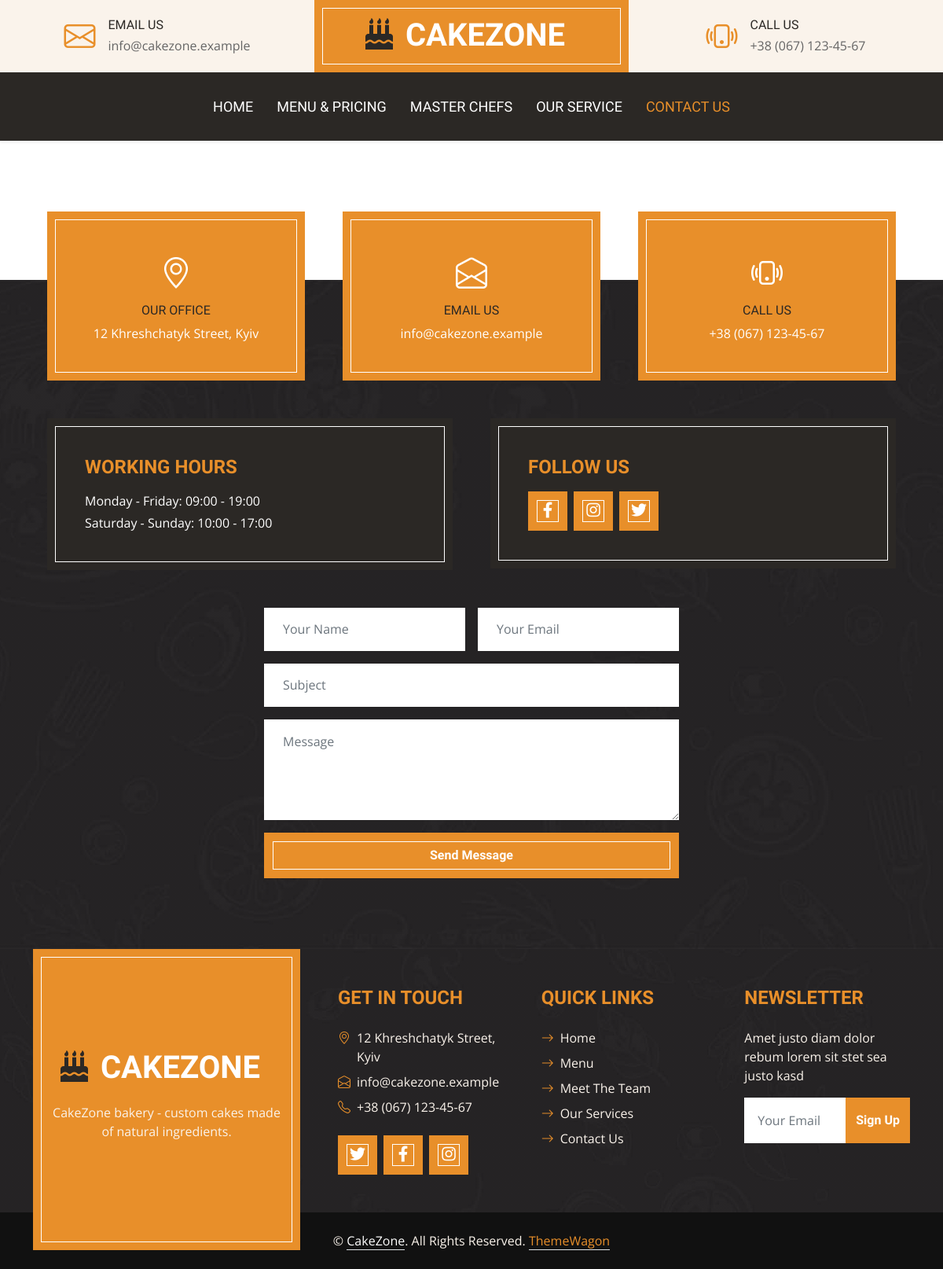
Page /contact/ on the committed database.
### contact/models.py (models this page shows, shortened)
class ContactInfo(models.Model):
    office_address = models.CharField("office address", max_length=250)
    email = models.EmailField("email")
    phone = models.CharField("phone", max_length=30)
    working_hours_weekdays = models.CharField(
        "working hours on weekdays", max_length=100, blank=True, default="09:00 - 19:00"
    )
    working_hours_weekend = models.CharField(
        "working hours on weekend", max_length=100, blank=True, default="10:00 - 17:00"
    )
    facebook = models.URLField("Facebook", blank=True)
    instagram = models.URLField("Instagram", blank=True)
    twitter = models.URLField("Twitter", blank=True)
    map_embed = models.TextField("map embed code", blank=True)
    is_active = models.BooleanField("primary contact", default=True)
    updated_at = models.DateTimeField("updated at", auto_now=True)
    class Meta:
        verbose_name = "contact information"
        verbose_name_plural = "contact information"

### main/models.py (models this page shows, shortened)
class Establishment(models.Model):
    name = models.CharField("name", max_length=100, default="CakeZone")
    slogan = models.CharField("slogan", max_length=200, blank=True)
    short_description = models.CharField("short description", max_length=300, blank=True)
    description = models.TextField("description", blank=True)
    image = models.ImageField("photo", upload_to="establishment/", blank=True)
    years_of_experience = models.PositiveIntegerField("years of experience", default=0)
    cakes_baked = models.PositiveIntegerField("cakes baked", default=0)
    happy_clients = models.PositiveIntegerField("happy clients", default=0)
    master_chefs = models.PositiveIntegerField("master chefs", default=0)
    awards = models.PositiveIntegerField("awards", default=0)
    is_active = models.BooleanField("show on the site", default=True)
    updated_at = models.DateTimeField("updated at", auto_now=True)
    class Meta:
        verbose_name = "establishment"
        verbose_name_plural = "establishment"

### contact/views.py (the view)
# urls.py: path("", views.index, name="index"),
def index(request):
    if request.method == "POST":
        form = ContactMessageForm(request.POST)
        if form.is_valid():
            form.save()
            messages.success(request, _("Thank you! We have received your message."))
            return redirect("contact:index")
    else:
        form = ContactMessageForm()
    context = {
        "contact_info": ContactInfo.objects.filter(is_active=True).first(),
        "form": form,
    }
    return render(request, "contact/contact_us.html", context)

### contact/templates/contact/contact_us.html (shortened to what this page needs)
{% extends "base.html" %}
{% load static %}
{% load i18n %}
{% block content %}
    <div class="container-fluid contact position-relative px-5" style="margin-top: 90px;">
        <div class="container">
            <div class="row g-5 mb-5">
                <div class="col-lg-4 col-md-6">
                    <div class="bg-primary border-inner text-center text-white p-5">
                        <i class="bi bi-geo-alt fs-1 text-white"></i>
                        <h6 class="text-uppercase my-2">{% trans "Our Office" %}</h6>
                        <span>{{ contact_info.office_address|default:"The address is not set yet" }}</span>
                    </div>
                </div>
                <div class="col-lg-4 col-md-6">
                    <div class="bg-primary border-inner text-center text-white p-5">
                        <i class="bi bi-envelope-open fs-1 text-white"></i>
                        <h6 class="text-uppercase my-2">{% trans "Email Us" %}</h6>
                        <span>{{ contact_info.email|default:"The email is not set yet" }}</span>
                    </div>
                </div>
                <div class="col-lg-4 col-md-6">
                    <div class="bg-primary border-inner text-center text-white p-5">
                        <i class="bi bi-phone-vibrate fs-1 text-white"></i>
                        <h6 class="text-uppercase my-2">{% trans "Call Us" %}</h6>
                        <span>{{ contact_info.phone|default:"The phone is not set yet" }}</span>
                    </div>
                </div>
            </div>
            {% if contact_info %}
            <div class="row g-5 mb-5">
                <div class="col-lg-6">
                    <div class="bg-dark border-inner text-white p-5">
                        <h4 class="text-primary text-uppercase mb-3">{% trans "Working Hours" %}</h4>
                        <p class="mb-1">{% trans "Monday - Friday" %}: {{ contact_info.working_hours_weekdays }}</p>
                        <p class="mb-0">{% trans "Saturday - Sunday" %}: {{ contact_info.working_hours_weekend }}</p>
                    </div>
                </div>
                <div class="col-lg-6">
                    <div class="bg-dark border-inner text-white p-5">
                        <h4 class="text-primary text-uppercase mb-3">{% trans "Follow Us" %}</h4>
                        <div class="d-flex">
                            {% if contact_info.facebook %}<a class="btn btn-lg btn-primary btn-lg-square border-inner rounded-0 me-2" href="{{ contact_info.facebook }}"><i class="fab fa-facebook-f fw-normal"></i></a>{% endif %}
                            {% if contact_info.instagram %}<a class="btn btn-lg btn-primary btn-lg-square border-inner rounded-0 me-2" href="{{ contact_info.instagram }}"><i class="fab fa-instagram fw-normal"></i></a>{% endif %}
                            {% if contact_info.twitter %}<a class="btn btn-lg btn-primary btn-lg-square border-inner rounded-0 me-2" href="{{ contact_info.twitter }}"><i class="fab fa-twitter fw-normal"></i></a>{% endif %}
                        </div>
                    </div>
                </div>
            </div>
            {% endif %}
            <div class="row justify-content-center">
                <div class="col-lg-6">
                    <form method="post" novalidate>
                        <div class="row g-3">
                            <div class="col-sm-6">
                                {{ form.name }}
                            </div>
                            <div class="col-sm-6">
                                {{ form.email }}
                            </div>
                            <div class="col-sm-12">
                                {{ form.subject }}
                            </div>
                            <div class="col-sm-12">
                                {{ form.message }}
                            </div>
                            <div class="col-sm-12">
                                <button class="btn btn-primary border-inner w-100 py-3" type="submit">{% trans "Send Message" %}</button>
                            </div>
                        </div>
                    </form>
                </div>
            </div>
        </div>
    </div>
{% endblock %}

### templates/index.html (shortened to what this page needs)
{% load static %}
{% load i18n %}
<!DOCTYPE html>
<html lang="en">
<head>
    <link href="https://cdnjs.cloudflare.com/ajax/libs/font-awesome/5.10.0/css/all.min.css" rel="stylesheet">
    <link href="https://cdn.jsdelivr.net/npm/bootstrap-icons@1.4.1/font/bootstrap-icons.css" rel="stylesheet">
    <link href="{% static 'lib/owlcarousel/assets/owl.carousel.min.css' %}" rel="stylesheet">
    <link href="{% static 'css/bootstrap.min.css' %}" rel="stylesheet">
    <link href="{% static 'css/style.css' %}" rel="stylesheet">
</head>
<body>
    <div class="container-fluid px-0 d-none d-lg-block">
        <div class="row gx-0">
            <div class="col-lg-4 text-center bg-secondary py-3">
                <div class="d-inline-flex align-items-center justify-content-center">
                    <i class="bi bi-envelope fs-1 text-primary me-3"></i>
                    <div class="text-start">
                        <h6 class="text-uppercase mb-1">{% trans "Email Us" %}</h6>
                        <span>{{ contacts.email|default:"info@example.com" }}</span>
                    </div>
                </div>
            </div>
            <div class="col-lg-4 text-center bg-primary border-inner py-3">
                <div class="d-inline-flex align-items-center justify-content-center">
                    <a href="{% url 'main:index' %}" class="navbar-brand">
                        <h1 class="m-0 text-uppercase text-white"><i class="fa fa-birthday-cake fs-1 text-dark me-3"></i>{{ site.name|default:"CakeZone" }}</h1>
                    </a>
                </div>
            </div>
            <div class="col-lg-4 text-center bg-secondary py-3">
                <div class="d-inline-flex align-items-center justify-content-center">
                    <i class="bi bi-phone-vibrate fs-1 text-primary me-3"></i>
                    <div class="text-start">
                        <h6 class="text-uppercase mb-1">{% trans "Call Us" %}</h6>
                        <span>{{ contacts.phone|default:"+012 345 6789" }}</span>
                    </div>
                </div>
            </div>
        </div>
    </div>
    <nav class="navbar navbar-expand-lg bg-dark navbar-dark shadow-sm py-3 py-lg-0 px-3 px-lg-0">
        <div class="collapse navbar-collapse" id="navbarCollapse">
            <div class="navbar-nav ms-auto mx-lg-auto py-0">
                <a href="{% url 'main:index' %}" class="nav-item nav-link{% if request.resolver_match.namespace == 'main' %} active{% endif %}">{% trans "Home" %}</a>
                <a href="{% url 'menu:index' %}" class="nav-item nav-link{% if request.resolver_match.namespace == 'menu' %} active{% endif %}">{% trans "Menu & Pricing" %}</a>
                <a href="{% url 'team:index' %}" class="nav-item nav-link{% if request.resolver_match.namespace == 'team' %} active{% endif %}">{% trans "Master Chefs" %}</a>
				<a href="{% url 'service:index' %}" class="nav-item nav-link{% if request.resolver_match.namespace == 'service' %} active{% endif %}">{% trans "Our Service" %}</a>
                <a href="{% url 'contact:index' %}" class="nav-item nav-link{% if request.resolver_match.namespace == 'contact' %} active{% endif %}">{% trans "Contact Us" %}</a>
            </div>
        </div>
    </nav>
    {% block content %}{% endblock %}
    <div class="container-fluid bg-img text-secondary" style="margin-top: 90px">
        <div class="container">
            <div class="row gx-5">
                <div class="col-lg-4 col-md-6 mb-lg-n5">
                    <div class="d-flex flex-column align-items-center justify-content-center text-center h-100 bg-primary border-inner p-4">
                        <a href="{% url 'main:index' %}" class="navbar-brand">
                            <h1 class="m-0 text-uppercase text-white"><i class="fa fa-birthday-cake fs-1 text-dark me-3"></i>{{ site.name|default:"CakeZone" }}</h1>
                        </a>
                        <p class="mt-3">{{ site.short_description|default:"CakeZone bakery - handmade cakes for any celebration." }}</p>
                    </div>
                </div>
                <div class="col-lg-8 col-md-6">
                    <div class="row gx-5">
                        <div class="col-lg-4 col-md-12 pt-5 mb-5">
                            <h4 class="text-primary text-uppercase mb-4">{% trans "Get In Touch" %}</h4>
                            <div class="d-flex mb-2">
                                <i class="bi bi-geo-alt text-primary me-2"></i>
                                <p class="mb-0">{{ contacts.office_address|default:"123 Street, New York, USA" }}</p>
                            </div>
                            <div class="d-flex mb-2">
                                <i class="bi bi-envelope-open text-primary me-2"></i>
                                <p class="mb-0">{{ contacts.email|default:"info@example.com" }}</p>
                            </div>
                            <div class="d-flex mb-2">
                                <i class="bi bi-telephone text-primary me-2"></i>
                                <p class="mb-0">{{ contacts.phone|default:"+012 345 67890" }}</p>
                            </div>
                            <div class="d-flex mt-4">
                                <a class="btn btn-lg btn-primary btn-lg-square border-inner rounded-0 me-2" href="{{ contacts.twitter|default:"#" }}"><i class="fab fa-twitter fw-normal"></i></a>
                                <a class="btn btn-lg btn-primary btn-lg-square border-inner rounded-0 me-2" href="{{ contacts.facebook|default:"#" }}"><i class="fab fa-facebook-f fw-normal"></i></a>
                                <a class="btn btn-lg btn-primary btn-lg-square border-inner rounded-0 me-2" href="{{ contacts.instagram|default:"#" }}"><i class="fab fa-instagram fw-normal"></i></a>
                            </div>
                        </div>
                        <div class="col-lg-4 col-md-12 pt-0 pt-lg-5 mb-5">
                            <h4 class="text-primary text-uppercase mb-4">{% trans "Quick Links" %}</h4>
                            <div class="d-flex flex-column justify-content-start">
                                <a class="text-secondary mb-2" href="{% url 'main:index' %}"><i class="bi bi-arrow-right text-primary me-2"></i>{% trans "Home" %}</a>
                                <a class="text-secondary mb-2" href="{% url 'menu:index' %}"><i class="bi bi-arrow-right text-primary me-2"></i>{% trans "Menu" %}</a>
                                <a class="text-secondary mb-2" href="{% url 'team:index' %}"><i class="bi bi-arrow-right text-primary me-2"></i>{% trans "Meet The Team" %}</a>
                                <a class="text-secondary mb-2" href="{% url 'service:index' %}"><i class="bi bi-arrow-right text-primary me-2"></i>{% trans "Our Services" %}</a>
                                <a class="text-secondary" href="{% url 'contact:index' %}"><i class="bi bi-arrow-right text-primary me-2"></i>{% trans "Contact Us" %}</a>
                            </div>
                        </div>
                        <div class="col-lg-4 col-md-12 pt-0 pt-lg-5 mb-5">
                            <h4 class="text-primary text-uppercase mb-4">{% trans "Newsletter" %}</h4>
                            <p>Amet justo diam dolor rebum lorem sit stet sea justo kasd</p>
                            <form action="">
                                <div class="input-group">
                                    <input type="text" class="form-control border-white p-3" placeholder="{% trans 'Your Email' %}">
                                    <button class="btn btn-primary">{% trans "Sign Up" %}</button>
                                </div>
                            </form>
                        </div>
                    </div>
                </div>
            </div>
        </div>
    </div>
    <div class="container-fluid text-secondary py-4" style="background: #111111;">
        <div class="container text-center">
            <p class="mb-0">&copy; <a class="text-white border-bottom" href="{% url 'main:index' %}">{{ site.name|default:"CakeZone" }}</a>. All Rights Reserved.
			<a class="border-bottom" href="https://themewagon.com" target="_blank">ThemeWagon</a>
        </div>
    </div>
</body>
</html>

### rows in the picture
ContactInfo: email "info@cakezone.example", phone "+38 (067) 123-45-67", office_address "12 Khreshchatyk Street, Kyiv", working_hours_weekdays "09:00 - 19:00", working_hours_weekend "10:00 - 17:00"
Establishment: name "CAKEZONE", short_description "CakeZone bakery - custom cakes made of natural ingredients.", name "CakeZone"
